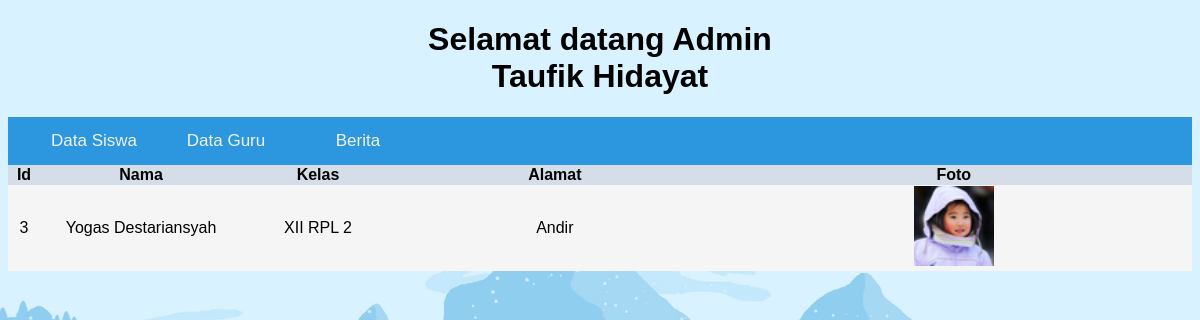
Screenshot of /login/dashboard/siswa/index.php?menu=data_siswa (signed in) with the database file from the repository.
### tables this page shows
CREATE TABLE `user` (
  `kode` int(5) NOT NULL,
  `username` varchar(30) DEFAULT NULL,
  `password` varchar(50) DEFAULT NULL,
  `nama` varchar(30) DEFAULT NULL,
  `level` varchar(10) DEFAULT NULL,
  `kelas` varchar(15) NOT NULL,
  `alamat` text NOT NULL,
  `gambar` varchar(50) NOT NULL
);

### login/dashboard/siswa/data_siswa.php (the view)
<table width="100%" cellspacing="0">
		<tr>
			<th width="30">Id</th>
			<th width="200">Nama</th>
			<th width="150">Kelas</th>
			<th>Alamat</th>
			<th>Foto</th>
		</tr>
		<?php
			include "koneksi.php";
			$sql = mysqli_query($koneksi, "SELECT * FROM user WHERE level = 'Siswa'");
			while($data = mysqli_fetch_array($sql)): ?>
				<tr>
				<td align="center"><?= $data['kode'] ?></td>
				<td align="center"><?= $data['nama'] ?></td>
				<td align="center"><?= $data['kelas'] ?></td>
				<td align="center"><?= $data['alamat'] ?></td>
				<td align="center"><img src="../images/<?= $data['gambar'] ?>" height=80></td>
			<?php endwhile; ?>
	</table>

### login/dashboard/siswa/style.css (style rules this page uses)
* { font-family: Arial; }
body { background: url(bg.jpg); background-repeat: no-repeat; background-size: cover; }
table tr:nth-child(even) { background: #f5f5f5; }
table tr:nth-child(odd) { background: #d5dde8; }

### rows the page displays
user: kode "3", nama "Yogas Destariansyah", kelas "XII RPL 2", alamat "Andir", gambar (picture)

### other values shown
$_SESSION['level'] "Admin"
$_SESSION['nama'] "Taufik Hidayat"
